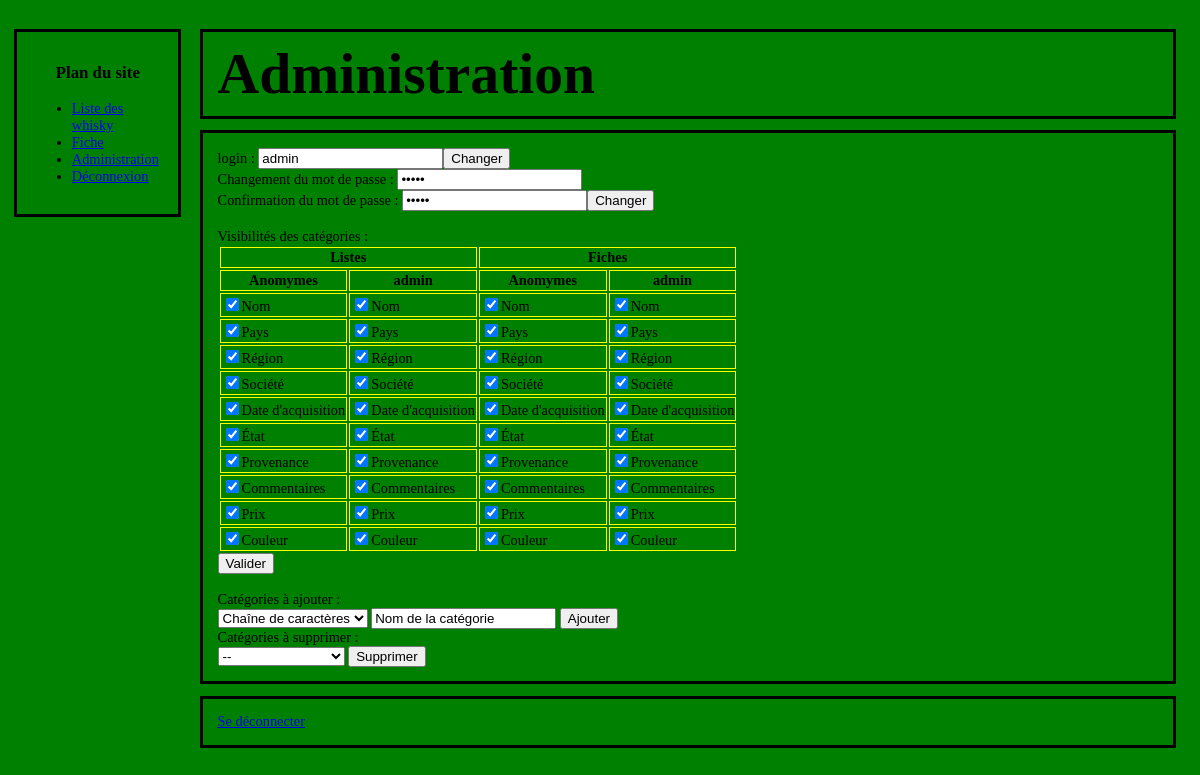
The page /administration.php (signed in) on the database its author committed.
### tables this page shows
CREATE TABLE IF NOT EXISTS `raph_categ` (
  `id` int(11) NOT NULL AUTO_INCREMENT,
  `catnom` varchar(255) NOT NULL,
  `fiche_priv` tinyint(1) NOT NULL,
  `fiche_pub` tinyint(1) NOT NULL,
  `liste_priv` tinyint(1) NOT NULL,
  `liste_pub` tinyint(1) NOT NULL,
  PRIMARY KEY (`id`)
);

### class/Categories.class.php (called while the page is built, shortened)
<?php
class Categories
{
	public function getCategories()
	{
		$sql ='SET NAMES UTF8';
		$sql ='SELECT * FROM whiskyonline.raph_categ ';
		$req = mysql_query($sql) or die('Erreur SQL !<br>'.$sql.'<br>'.mysql_error());
		while($data = mysql_fetch_assoc($req))
			{
				$liste_pub=$data['liste_pub'];
				$liste_priv=$data['liste_priv'];
				$fiche_pub=$data['fiche_pub'];
				$fiche_priv=$data['fiche_priv'];
				$catnom=$data['catnom'];
				$id=$data['id'];
				$catid[]=array($id, $catnom, $liste_pub, $liste_priv, $fiche_pub, $fiche_priv);
			}
		return $catid;
	}
	public function getAutoCheck($check)
    {
		if ($check)
		{
		$strg = 'checked';
		return $strg;
		}
	}
}
?>

### administration.php (the view, shortened to what this page needs)
<!DOCTYPE html PUBLIC "-//W3C//DTD XHTML 1.1//EN" "http://www.w3.org/TR/xhtml11/DTD/xhtml11.dtd">
<html xmlns="http://www.w3.org/1999/xhtml" xml:lang="fr" >
	<?php include("include/header.php"); ?>
	<body>
	<?php
	  include_once("class/Categories.class.php");
	  $instcat = new Categories();
	  $catid = $instcat->getCategories();
	include("include/menu.php");
	if (isset($_SESSION['id']))
	{
		echo '<div class="titre">';
		echo '<h1>Administration</h1>';
		echo '</div>';
		echo '<div class="texte">';
		echo '
		<div class="essai">
			<form name="adminom" >
			<span>login : <input type="entry" name="pseudo" onfocus="selectAll(\'adminom.pseudo\')" onMouseUp="return false" value="'.$_SESSION['pseudo'].'" /><input type="submit" value="Changer" /></span><br/>
			</form>
			<form name="adminpswd" >
			<span>Changement du mot de passe : <input type="password" name="passwd1" onfocus="selectAll(\'adminpswd.passwd1\')" onMouseUp="return false" value="'. $_SESSION['pseudo'].'" /></span><br/></form>
			<form name="adminpswd1">
			<span>Confirmation du mot de passe : <input type="password" name="passwd2" onfocus="selectAll(\'adminpswd1.passwd2\')" onMouseUp="return false" value="'. $_SESSION['pseudo'].'" /><input type="submit" value="Changer" /></span><br/>
			</form>
		</div>
		<br/>
		Visibilités des catégories :<br/>';
		echo '<form action="check.php" method="post">';
		echo '<table class="Tableau">';
			echo '<tr class="legende">';
			echo '<th class="col5" colspan="2">Listes</th>';
			echo '<th class="col5" colspan="2">Fiches</th>';
			echo '</tr>';
			echo '<tr class="legende">';
			echo '<th class="col1">Anomymes</th>';
			echo '<th class="col2">' . $_SESSION['pseudo'] . '</th>';
			echo '<th class="col3">Anomymes</th>';
			echo '<th class="col4">' . $_SESSION['pseudo'] . '</th>';
			echo '</tr>';
			foreach ($catid as $item)
			{
				echo '<tr class="autre">';
				echo '<td class="col1"><input type="checkbox" name="checkbox[]" value="liste-pub-'.$item[0].'" ' . $instcat->getAutoCheck($item[2]). ' />'. $item[1] . '</td>';
				echo '<td class="col2"><input type="checkbox" name="checkbox[]" value="liste-priv-'.$item[0].'" ' . $instcat->getAutoCheck($item[3]). ' />'. $item[1] . '</td>';
				echo '<td class="col3"><input type="checkbox" name="checkbox[]" value="fiche-pub-'.$item[0].'" ' . $instcat->getAutoCheck($item[4]). ' />'. $item[1] . '</td>';
				echo '<td class="col4"><input type="checkbox" name="checkbox[]" value="fiche-priv-'.$item[0].'" ' . $instcat->getAutoCheck($item[5]). ' />'. $item[1] . '</td>';
				echo '</tr>';
			}
		echo '</table>';
		?>
		<input type="submit" value="Valider" />
		</form>
		<br/>
		Catégories à ajouter :
		<form action="check_cat.php" name="catadd" method="post" >
		<div class="catdelete ">
				<span>
					<select name="categ">
						<option value="chaine">Chaîne de caractères</option>
					</select>
			</span>
			<span>
				<input type="entry" name="catnom" onfocus="selectAll('catadd.catnom')" onMouseUp="return false" value="Nom de la catégorie" />
				<input type="submit" value="Ajouter" />
			</span>
		</div>
		</form>
		Catégories à supprimer :
		<form action="check_delete.php" method="post" >
			<div class="catdelete ">
				<select name="selection_delete">
				<option value="val">--</option>
				<?php
				echo '</select>
				<input type="submit" value="Supprimer" />
			</div>
		</form>';
	}
	else
		echo 'pas d"id';
	echo '</div>';
   ?>
	<?php include("include/pied.php"); ?>
   </body>
</html>

### style.css (style rules this page uses)
body { background-color: green; font-size: 0.9em; margin: 2em 1%; padding: 0; }
.texte { background-color: green; margin-bottom: 1em; }
.texte, .pied_de_page, .titre { width: 80%; border: 3px solid; padding: 1em; float: left; margin-top: 0em; margin-right: 1em; margin-left: 16%; margin-bottom: 1%; }
.titre { padding-top: 0; padding-bottom: 0; }
h1 { font-family: 'Stencil-Style-New'; font-size: 4em; padding-top: 1%; padding-bottom: 1%; margin-top: 0; margin-bottom: 0; }
tr { border-collapse: collapse; }
td,th { border: 1px solid black; }
#fiche, td,th { border: 1px solid yellow; }

### rows shown on the page
raph_categ: catnom "Nom"
raph_categ: catnom "Pays"
raph_categ: catnom "Région"
raph_categ: catnom "Société"
raph_categ: catnom "Date d'acquisition"
raph_categ: catnom "État"
raph_categ: catnom "Provenance"
raph_categ: catnom "Commentaires"
raph_categ: catnom "Prix"
raph_categ: catnom "Couleur"

### other values the page prints
$_SESSION['pseudo'] "admin"
